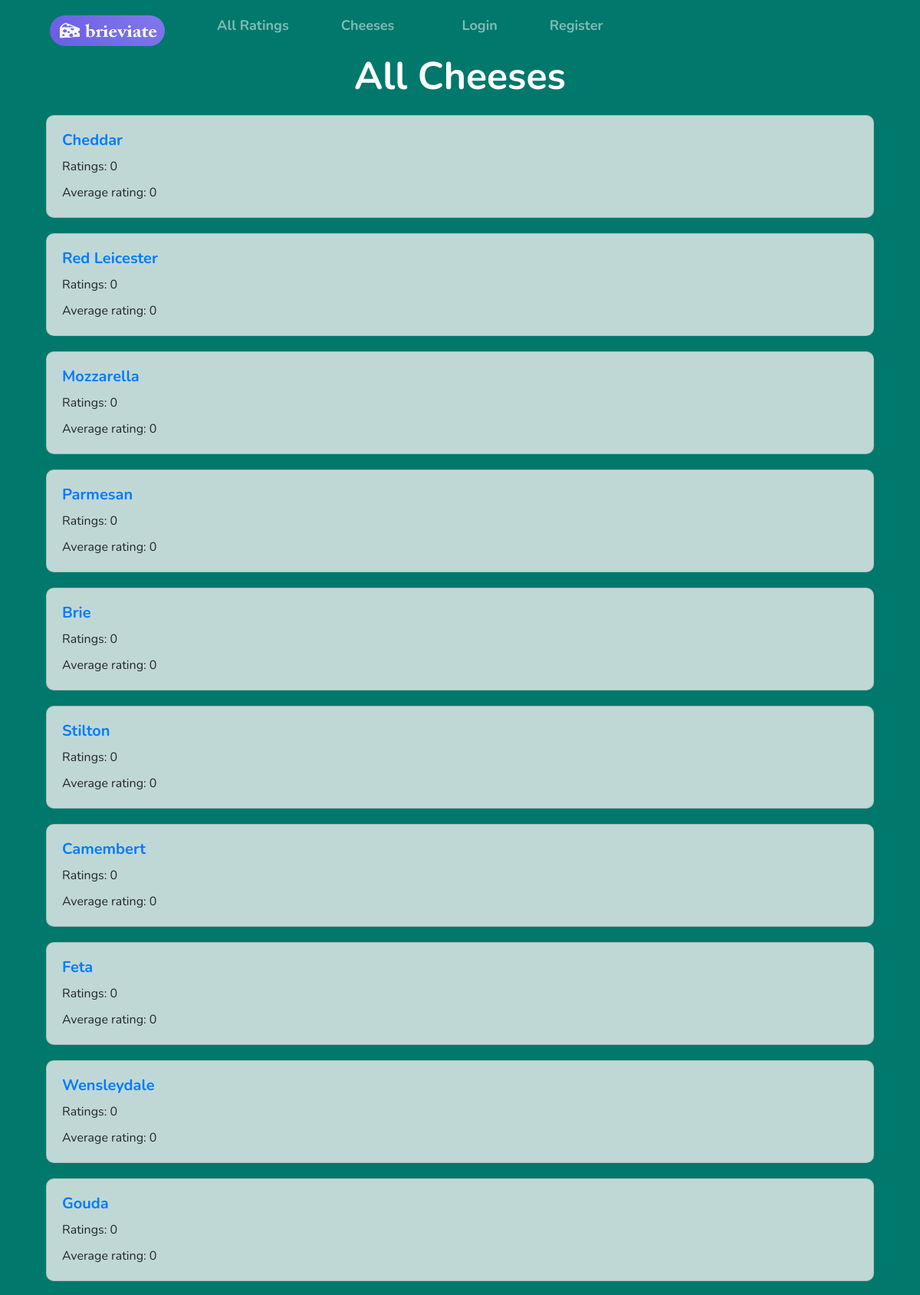
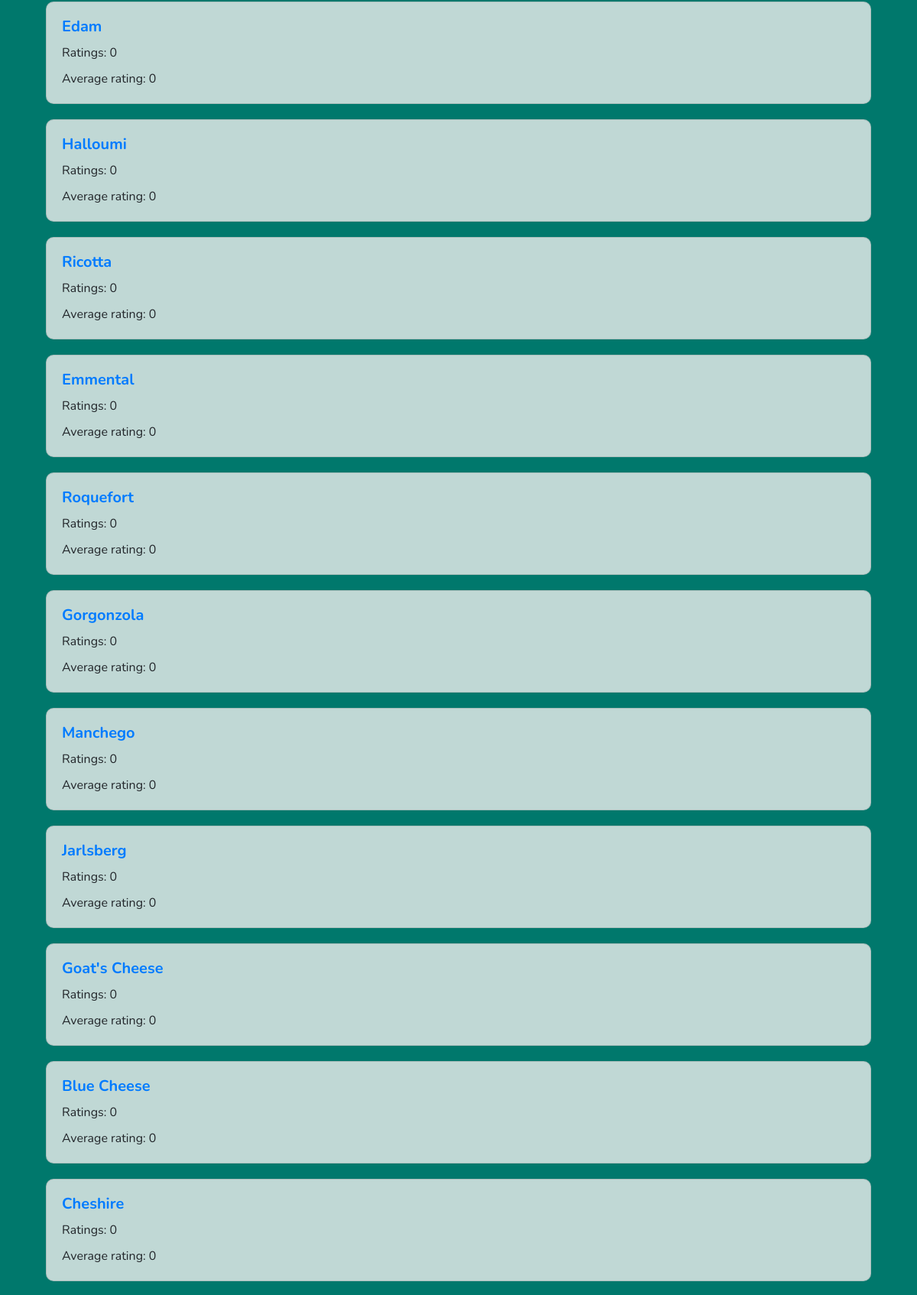
Screenshot of /all_cheeses (upper part) with the database file from the repository (2 pictures, top to bottom).
### app/models.py (models this page shows, shortened)
class Cheese(db.Model):
    id = db.Column(db.Integer, primary_key=True)
    name = db.Column(db.String(64), index=True, unique=False)

### app/cheeses.py (the view)
@cheeses.route('/all_cheeses')
def all_cheeses():
    cheeses_original=Cheese.query.all()
    cheeses=[]
    for entry in cheeses_original:
        cheese = {}
        cheese['id']=entry.id
        cheese['name']=entry.name
        cheese['ratings']=Review.query.filter_by(cheese_id=entry.id).count()
        if cheese['ratings'] == 0:
            cheese['average_rating']=0
        else:
            average_rating = Review.query.filter_by(cheese_id=entry.id).with_entities(db.func.avg(Review.rating)).first()[0]
            cheese['average_rating'] = round(average_rating, 2)
        cheeses.append(cheese)
    return render_template('all_cheeses.html', cheeses=cheeses, title='All Cheeses')

### app/__init__.py (called while the page is built)
@app.before_request
def initial_setup():
    filename = app.static_folder + '/cheeses.txt'
    get_cheeses(filename)

### app/get_cheeses.py (called while the page is built)
def get_cheeses(filename):
    with open(filename, 'r') as file:
        cheeses = file.readlines()
        for cheese_name in cheeses:
            cheese_name = cheese_name.strip()
            existing_cheese = Cheese.query.filter_by(name=cheese_name).first()
            if not existing_cheese:
                cheese = Cheese(name=cheese_name)
                db.session.add(cheese)
        db.session.commit()

### app/templates/all_cheeses.html
{% extends "base.html" %}
{% block content %}
<div class="container">
    <h1 class="page-title">All Cheeses</h1>
    <div class="container-fluid">
        <div class="row">
            <div class="col-12">
                {% for cheese in cheeses %}
                <div class="card">
                    <div class="card-body">
                        <h5 class="card-text-cheese"><a href="{{ url_for ('cheeses.cheese_profile', cheese=cheese.name.lower().replace(' ', '-')) }}">{{ cheese.name }}</a></h5>
                        <p class="card-text">Ratings: {{ cheese.ratings }}</p>
                        <p class="card-text">Average rating: {{ cheese.average_rating }}</p>
                    </div>
                </div>
                {% endfor %}
            </div>
        </div>
    </div>
</div>
{% endblock %}

### app/static/formatting.css (style rules this page uses)
.page-title { color: #ffffff; font-size: 50px; text-align: center; font-weight: bold; margin-bottom: 20px; }
.card { background-color: rgba(240, 240, 240, 0.8); backdrop-filter: blur(5px); border-radius: 10px; margin-bottom: 20px; }
.card-body { padding: 20px; }
.card-text { margin-bottom: 10px; }
.card-text-cheese { font-size: 20px; font-weight:bold; margin-bottom: 10px; }
body { background-color: #00786c; font-family: 'Nunito'; font-size: 16px; }

### rows the page displays
Cheese: name "Cheddar", ratings "0", average_rating "0"
Cheese: name "Red Leicester", ratings "0", average_rating "0"
Cheese: name "Mozzarella", ratings "0", average_rating "0"
Cheese: name "Parmesan", ratings "0", average_rating "0"
Cheese: name "Brie", ratings "0", average_rating "0"
Cheese: name "Stilton", ratings "0", average_rating "0"
Cheese: name "Camembert", ratings "0", average_rating "0"
Cheese: name "Feta", ratings "0", average_rating "0"
Cheese: name "Wensleydale", ratings "0", average_rating "0"
Cheese: name "Gouda", ratings "0", average_rating "0"
Cheese: name "Edam", ratings "0", average_rating "0"
Cheese: name "Halloumi", ratings "0", average_rating "0"
Cheese: name "Ricotta", ratings "0", average_rating "0"
Cheese: name "Emmental", ratings "0", average_rating "0"
Cheese: name "Roquefort", ratings "0", average_rating "0"
Cheese: name "Gorgonzola", ratings "0", average_rating "0"
Cheese: name "Manchego", ratings "0", average_rating "0"
Cheese: name "Jarlsberg", ratings "0", average_rating "0"
Cheese: name "Goat's Cheese", ratings "0", average_rating "0"
Cheese: name "Blue Cheese", ratings "0", average_rating "0"
Cheese: name "Cheshire", ratings "0", average_rating "0"
